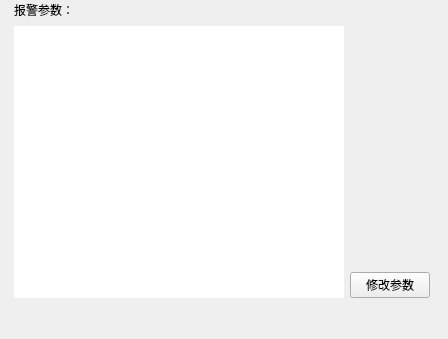
                  <widget class="QWidget" name="tabAlarmPara">
                   <attribute name="title">
                    <string>报警参数</string>
                   </attribute>
                   <widget class="QWidget" name="layoutWidget">
                    <property name="geometry">
                     <rect>
                      <x>14</x>
                      <y>0</y>
                      <width>425</width>
                      <height>330</height>
                     </rect>
                    </property>
                    <layout class="QVBoxLayout" name="verticalLayout_48">
                     <item>
                      <layout class="QHBoxLayout" name="horizontalLayout_35">
                       <item>
                        <layout class="QVBoxLayout" name="verticalLayout_37">
                         <item>
                          <layout class="QHBoxLayout" name="horizontalLayout_36">
                           <item>
                            <widget class="QLabel" name="label_13">
                             <property name="maximumSize">
                              <size>
                               <width>16777215</width>
                               <height>25</height>
                              </size>
                             </property>
                             <property name="text">
                              <string>报警参数：</string>
                             </property>
                            </widget>
                           </item>
                           <item>
                            <spacer name="horizontalSpacer_38">
                             <property name="orientation">
                              <enum>Qt::Horizontal</enum>
                             </property>
                             <property name="sizeHint" stdset="0">
                              <size>
                               <width>40</width>
                               <height>20</height>
                              </size>
                             </property>
                            </spacer>
                           </item>
                          </layout>
                         </item>
                         <item>
                          <widget class="QTableWidget" name="tableWidgetAlarmPara">
                           <property name="minimumSize">
                            <size>
                             <width>330</width>
                             <height>272</height>
                            </size>
                           </property>
                           <property name="maximumSize">
                            <size>
                             <width>380</width>
                             <height>272</height>
                            </size>
                           </property>
                           <property name="focusPolicy">
                            <enum>Qt::NoFocus</enum>
                           </property>
                           <property name="layoutDirection">
                            <enum>Qt::LeftToRight</enum>
                           </property>
                           <property name="styleSheet">
                            <string notr="true">border: 0px solid #B8B8B8;</string>
                           </property>
                           <property name="editTriggers">
                            <set>QAbstractItemView::NoEditTriggers</set>
                           </property>
                           <property name="selectionMode">
                            <enum>QAbstractItemView::NoSelection</enum>
                           </property>
                          </widget>
                         </item>
                        </layout>
                       </item>
                       <item>
                        <layout class="QVBoxLayout" name="verticalLayout_38">
                         <item>
                          <spacer name="verticalSpacer_7">
                           <property name="orientation">
                            <enum>Qt::Vertical</enum>
                           </property>
                           <property name="sizeHint" stdset="0">
                            <size>
                             <width>20</width>
                             <height>148</height>
                            </size>
                           </property>
                          </spacer>
                         </item>
                         <item>
                          <widget class="QPushButton" name="btnSetAlarmPara">
                           <property name="text">
                            <string>修改参数</string>
                           </property>
                          </widget>
                         </item>
                        </layout>
                       </item>
                       <item>
                        <spacer name="horizontalSpacer_43">
                         <property name="orientation">
                          <enum>Qt::Horizontal</enum>
                         </property>
                         <property name="sizeHint" stdset="0">
                          <size>
                           <width>40</width>
                           <height>20</height>
                          </size>
                         </property>
                        </spacer>
                       </item>
                      </layout>
                     </item>
                     <item>
                      <spacer name="verticalSpacer_13">
                       <property name="orientation">
                        <enum>Qt::Vertical</enum>
                       </property>
                       <property name="sizeHint" stdset="0">
                        <size>
                         <width>20</width>
                         <height>40</height>
                        </size>
                       </property>
                      </spacer>
                     </item>
                    </layout>
                   </widget>
                  </widget>
